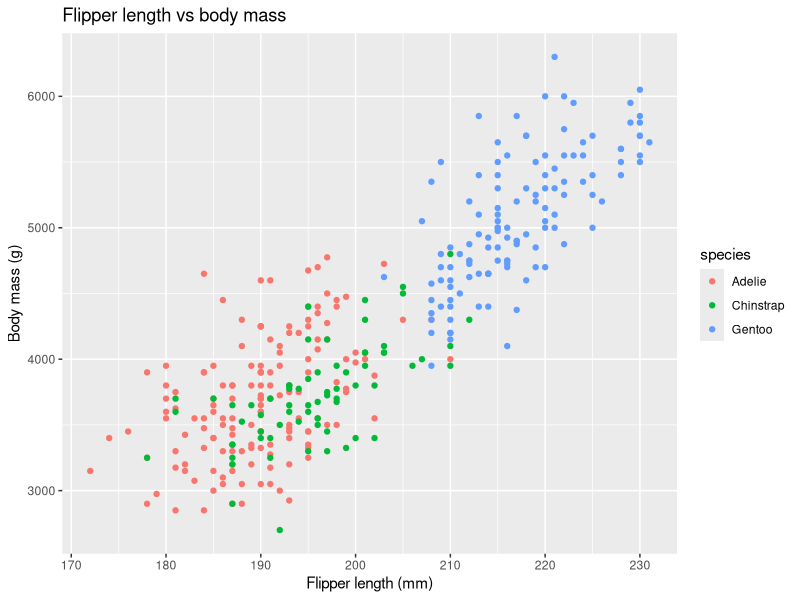

The R source for this figure:
## ---- chunk 1
#| message: false
library(tidyverse)
library(palmerpenguins)
## ---- chunk 2
penguins |>
  group_by(species) |>
  summarize(avg_bill_length = mean(bill_length_mm, na.rm = TRUE),
            n = n())
## ---- chunk 3
   ggplot(penguins, aes(x = flipper_length_mm, y = body_mass_g, color = species)) + geom_point() + labs(title = "Flipper length vs body mass", x = "Flipper length (mm)", y = "Body mass (g)")
